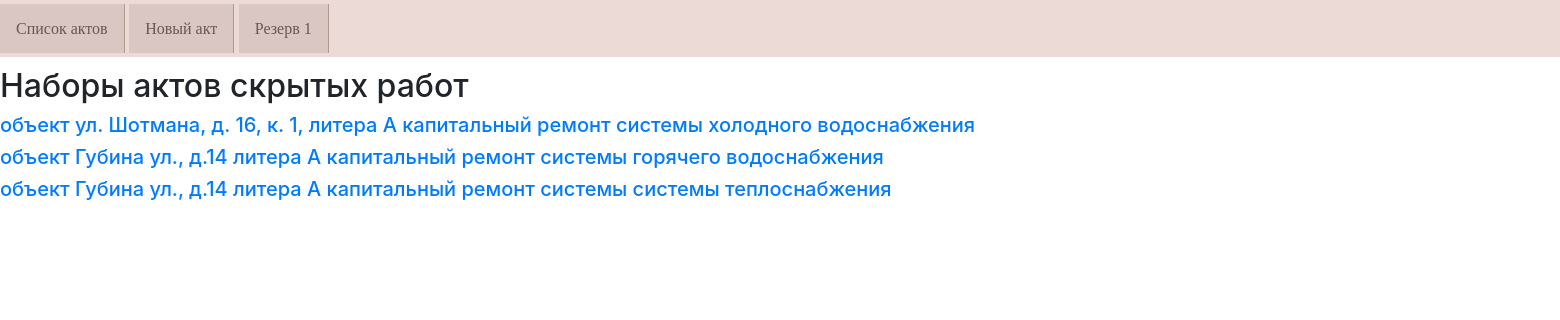
Before: /actbase/ with the older database file.
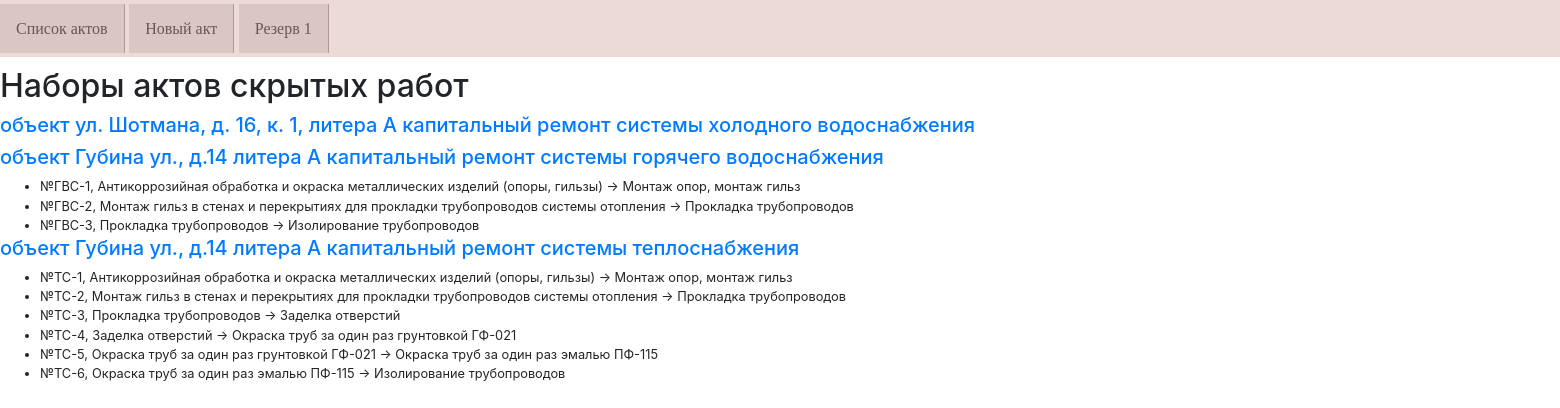
After: the same page with the newer database file.
### hiddenactsbase/models.py (models this page shows, shortened)
class ObjectActs (models.Model):
    address = models.CharField(max_length=100)
    system_type=models.CharField(max_length=100)
    designer=models.CharField(max_length=200)
    supervisor_engineer_full=models.CharField(max_length=200)
    contractor_engineer_full=models.CharField(max_length=200)
    project_number=models.CharField(max_length=100)
    exec_documents=models.CharField(max_length=100)
    supervisor_engineer_short=models.CharField(max_length=100)
    contractor_engineer_short=models.CharField(max_length=100)
    acts=models.ManyToManyField(HiddenActIS, blank=True)
    class Meta:
        verbose_name='Набор актов объекта '

class HiddenActIS (models.Model):
    act_number=models.CharField(max_length=20)
    act_date=models.CharField(max_length=50)
    presented_work=models.CharField(max_length=200)
    materials=models.CharField(max_length=200)
    permitted_work=models.CharField(max_length=200)
    begin_date=models.CharField(max_length=50)
    end_date=models.CharField(max_length=50)
    class Meta:
        ordering=['act_number']
        verbose_name='Акт скрытых инженерка '

### hiddenactsbase/views.py (the view)
# urls.py: path('', acts_list, name = 'acts_list_url'),
def acts_list (request):
    objs = ObjectActs.objects.order_by("-id")
    return render(request,'hiddenactsbase/index.html',context = {'objects_acts': objs})

### hiddenactsbase/templates/hiddenactsbase/index.html
{% extends 'hiddenactsbase/base.html'%}
{% block mycontent %}
    <h2>Наборы актов скрытых работ</h2>
    {% for act_set in objects_acts %}
        <h5> <a href="{% url 'act_detail_url' pk=act_set.pk %}"> объект {{ act_set.address }} капитальный ремонт {{ act_set.system_type }}</a></h5>
        <ul class="acts">
            {% for act in  act_set.acts.all %}
                    <li> №{{ act.act_number }}, {{ act.presented_work }} -> {{ act.permitted_work }}</li>
            {% endfor %}
        </ul>
    {% endfor %}
{% endblock %}

### hiddenactsbase/templates/hiddenactsbase/base.html (shortened to what this page needs)
<!DOCTYPE html>
{% load static %}
<html lang="ru">
<head>
    <link rel="stylesheet" href="https://stackpath.bootstrapcdn.com/bootstrap/4.1.3/css/bootstrap.min.css"
>
    <link rel="stylesheet" href="{% static 'css/style.css' %}">
</head>
<body>
    <nav class="one">
        <ul>
            <li><a href="{% url 'acts_list_url' %}">Список актов</a></li>
            <li><a href="#">Новый акт</a></li>
            <li><a href="#">Резерв 1</a></li>
        </ul>
    </nav>
    {% block mycontent %}
    {% endblock %}
</body>
</html>

### hiddenactsbase/static/css/style.css (style rules this page uses)
nav.one { display: block; width: 1900px; margin-bottom: 10px; }
.one ul { list-style: none; margin: 0 auto; padding: 1em 0; background: #ECDAD6; }
.one a { text-decoration: none; font-family: 'Lora', serif; transition: .5s linear; padding: 1em; background: rgba(177, 152, 145, .3); border-right: 1px solid #b19891; color: #695753; }
.one li { display: inline; }
.acts li { margin: 0; font-size: 0.8em; }
ul.acts { margin-bottom: 1px; }

Changed rows visible on the page:
changed ObjectActs "системы горячего водоснабжения": gains HiddenActIS (act_number "ГВС-1", presented_work "Антикоррозийная обработка и окраска металлических изделий (опоры, гильзы)", permitted_work "Монтаж опор, монтаж гильз"); gains HiddenActIS (act_number "ГВС-2", presented_work "Монтаж гильз в стенах и перекрытиях для прокладки трубопроводов системы отопления", permitted_work "Прокладка трубопроводов"); gains HiddenActIS (act_number "ГВС-3", presented_work "Прокладка трубопроводов", permitted_work "Изолирование трубопроводов")
changed ObjectActs: gains HiddenActIS (act_number "ТС-1", presented_work "Антикоррозийная обработка и окраска металлических изделий (опоры, гильзы)", permitted_work "Монтаж опор, монтаж гильз"); gains HiddenActIS (act_number "ТС-2", presented_work "Монтаж гильз в стенах и перекрытиях для прокладки трубопроводов системы отопления", permitted_work "Прокладка трубопроводов"); gains HiddenActIS (act_number "ТС-3", presented_work "Прокладка трубопроводов", permitted_work "Заделка отверстий"); gains HiddenActIS (act_number "ТС-4", presented_work "Заделка отверстий", permitted_work "Окраска труб за один раз грунтовкой ГФ-021"); gains HiddenActIS (act_number "ТС-5", presented_work "Окраска труб за один раз грунтовкой ГФ-021", permitted_work "Окраска труб за один раз эмалью ПФ-115"); gains HiddenActIS (act_number "ТС-6", presented_work "Окраска труб за один раз эмалью ПФ-115", permitted_work "Изолирование трубопроводов"); system_type "системы системы теплоснабжения" → "системы теплоснабжения"
